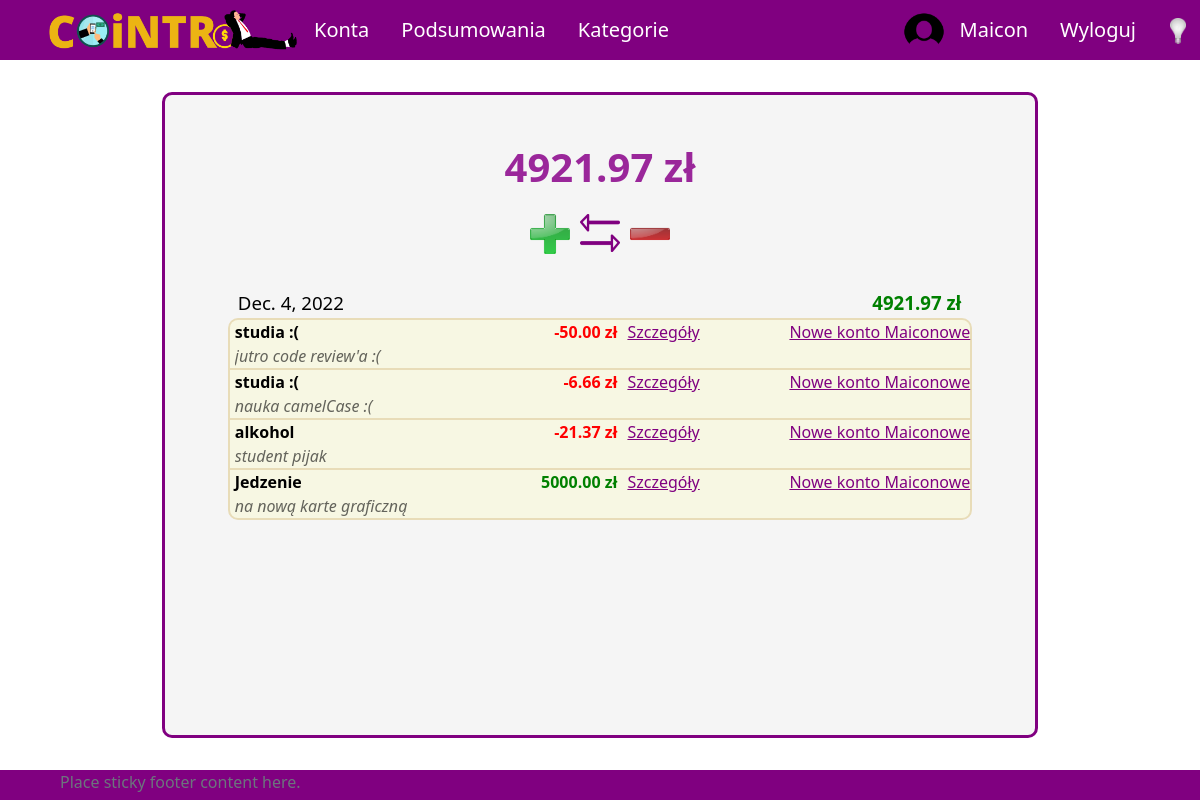
/ (signed in), run on the app's committed database.
### UsersApp/models.py (models this page shows, shortened)
class Profile(models.Model):
    user = models.OneToOneField(User, on_delete=models.CASCADE, null=True, blank=True)
    name = models.CharField(max_length=200, blank=True, null=True)
    email = models.EmailField(max_length=400, null=True, blank=True)
    username = models.CharField(max_length=200, blank=True, null=True)
    currency = models.ForeignKey('Currency', on_delete=models.SET_NULL, null=True)
    image = models.ImageField(null=True, blank=True)
    created = models.DateTimeField(auto_now_add=True)
    id = models.UUIDField(default=uuid.uuid4, unique=True,
                            primary_key=True, editable=False)

class Currency(models.Model):
    name = models.CharField(max_length=100)
    access_name = models.CharField(max_length=20) #access_name nazwa aby zdobyć kurs walut
    sign = models.CharField(max_length=5) #znak waluty
    id = models.UUIDField(default=uuid.uuid4, unique=True,
                            primary_key=True, editable=False)

class Category(models.Model):
    SCOPE_CHOICES = (
        ("INCOME", "income"),
        ("EXPENSE", "expense"),
    )
    name = models.CharField(max_length=255)
    owner = models.ForeignKey(Profile, null=True, blank=True, on_delete=models.CASCADE)
    scope = models.CharField(max_length=10, choices=SCOPE_CHOICES) #income / expense - do oddzielenia rodzaju transakcji
    id = models.UUIDField(default=uuid.uuid4, unique=True, primary_key=True, editable=False)
    def __str__(self):
        return self.name

### aplication/models.py (models this page shows, shortened)
class Transaction(models.Model):
    intervals = {
        'daily': (lambda x: x + timedelta(days=1), 'Codziennie'),
        'weekly': (lambda x: x + timedelta(weeks=1), 'Co tydzień'),
        'biweekly': (lambda x: x + timedelta(weeks=2), 'Co 2 tygodnie'),
        'montly': (lambda x: x + relativedelta(months=+1), 'Co miesiąc')}
    id_account = models.ForeignKey(Account, on_delete=models.CASCADE)
    id_user = models.ForeignKey(Profile, on_delete=models.SET_NULL, null=True) #konto z którego dokonano transakcji zostało usunięte ale transakcja ma pozostać
    id_category = models.ForeignKey(Category, on_delete=models.CASCADE)
    id_subcategory = models.ForeignKey(Subcategory, on_delete=models.SET_NULL, null=True, blank=True)
    currency = models.ForeignKey(Currency, on_delete=models.SET_NULL, null=True)
    repeat = models.CharField(null=True, blank=True, choices=tuple([(k, v[1]) for k, v in intervals.items()]), max_length=50)
    amount = models.DecimalField(max_digits=10, decimal_places=2)
    converted_amount = models.DecimalField(max_digits=10, decimal_places=2)
    transaction_date = models.DateField()
    description = models.CharField(max_length=255, blank=True, null=True)
    id = models.UUIDField(default=uuid.uuid4, unique=True, primary_key=True, editable=False)

class Account(models.Model):
    owner = models.ForeignKey(Profile, null=True, blank=True, on_delete=models.CASCADE)
    name = models.CharField(max_length=30)
    currency = models.ForeignKey(Currency, on_delete=models.SET_NULL, null=True)
    is_shared = models.BooleanField(default=False)
    description = models.CharField(max_length=100, null=True, blank=True)
    id = models.UUIDField(default=uuid.uuid4, unique=True, primary_key=True, editable=False)

### aplication/views/account_views.py (the view)
# urls.py: 2. Add a URL to urlpatterns:  path('', Home.as_view(), name='home')
class Home(TemplateView):
    template_name = 'application/home/home-logout.html'
    def get(self, request):
        if request.user.is_authenticated:
            return showAllTransactions(request)
        else:
            return render(request, self.template_name)

### aplication/services.py (called while the page is built, shortened)
def sumCurrency(all_transactions, currency):
    sum = 0
    today = date.today()
    for tr in all_transactions.filter(~Q(currency=currency)):
        if tr.id_category.scope == 'EXPENSE' and tr.transaction_date < today:
            sum += c.convert(tr.amount, tr.currency.access_name, currency.access_name, date=tr.transaction_date)
        else:
            sum += c.convert(tr.amount, tr.currency.access_name, currency.access_name)
    matchingCurrencySum = all_transactions.filter(Q(currency=currency)).aggregate(Sum('amount'))['amount__sum']
    sum += matchingCurrencySum if matchingCurrencySum is not None else 0
    return round(sum, 2)

def updateTransactions(all_transactions):
    today = date.today()
    repeating = all_transactions.filter(~Q(repeat=None))

### aplication/views/account_views.py (called while the page is built)
@login_required(login_url='login')
def showAllTransactions(request):
    updateTransactions(Transaction.objects.filter(id_user=request.user.profile))
    transactions = Transaction.objects.filter(id_user=request.user.profile).exclude(id_account__in=Account.objects.filter(~Q(owner=request.user.profile)).values_list('id'))
    page_number = request.GET.get('page')
    prepared = prepareTransactions(transactions, request.user.profile.currency, page_number, 50)
    context = {
        'profile': request.user.profile,
        'daily': prepared[0],
        'balance': prepared[1],
        'future': prepared[2],
        'count': prepared[3],
        'page_obj': prepared[4]
    }
    return render(request, 'application/home/home-login.html', context)

### templates/application/home/home-login.html (shortened to what this page needs)
{% extends 'application/base.html' %}
{%load static%}
{% block content %}
    <div class="title">
        <h1>{{ balance }} {{ profile.currency.sign }}</h1>
    </div>
    <div class="content-pc">
        <p class="buttons">
            <a href="{% url 'addAccountless' type='income' %}"><img id="plus-icon" src="{% static 'images/icons/plus.png' %}"/></a>
            <a href="#"><img id="transfer-icon" src="{% static 'images/icons/arrows.png' %}"/></a>
            <a  href="{% url 'addAccountless' type='expense' %}"><img id="minus-icon" src="{% static 'images/icons/minus.png' %}"/></a>
        </p>
        <br>
        <table>
        {% for date, transactions, value in daily %}
            <tr id="date">
                <td class="center" colspan="4">{{ date }}</td>
                <td  id="transaction-amount"{% if value >= 0 %}class='income' {% else %}class='expense' {% endif %}>{{ value }} {{ profile.currency.sign }}</td>
            </tr>
            {% for tr in transactions %}
                <tr class="transaction"
                style="{% if not forloop.last %} border-bottom:none;{% endif %}
                {% if forloop.last %} border-bottom-left-radius:10px;border-bottom-right-radius:10px;
                {% endif %}
                {% if forloop.first %} border-top-left-radius:10px;border-top-right-radius:10px;
                {% endif %}">
                    <td id="transaction-category" class="bold">{{ tr.id_category }}
                    </td>
                    {% if tr.converted_amount >= 0 %}
                        <td id="transaction-amount" class="income" style="font-weight:600;">{{ tr.amount }} {{ tr.currency.sign }}</td>
                    {% else %}
                        <td id="transaction-amount" class="expense" style="font-weight:600;">{{ tr.amount }} {{ tr.currency.sign }}</td>
                    {% endif %}
                    <td class="last-in-one-row"><a class="purple" href="{% url 'showTransaction' tr.id 1 %}">Szczegóły</a></td>
                    <td id="transaction-account" class="last-in-one-row">
                        <a id="tr-acc-link" class="purple" href="{% url 'account' pk=tr.id_account.id %}">{{ tr.id_account.name }}</a>
                    </td>
                    {% if tr.description %}
                    <td id="transaction-description">{{ tr.description }}</td>
                    {% else %}
                    <td id="transaction-description"></td>
                    {% endif %}
                </tr>
            {% endfor %}
        {% endfor %}
        </table>
    </div>
    <br>
{% endblock  %}

### templates/application/base.html (shortened to what this page needs)
{%load static%}
<!DOCTYPE html>
<html lang="pl">
<head>
    <link href="https://cdn.jsdelivr.net/npm/bootstrap@5.2.2/dist/css/bootstrap.min.css" rel="stylesheet">
    <link rel="stylesheet" type="text/css" href="{% static 'css/style.css' %}">
</head>
<body onload="checkColorMode()">
    <nav class="nav" id="navigation">
        {% if user.is_authenticated %}
        <ul class="nav justify-content-start">
            <li class="nav-item" id="logo-li"><a id="logo-link" class="nav-link" href="{% url 'home' %}">
                <img onmouseover="logoHover()" onmouseout="logoOut()" id="app-logo" src="{% static 'images/logo.png' %}">
            </a>
            <li class="nav-item mobile-menu"><a class="nav-link" href="{% url 'all-accounts' %}">Konta</a></li>
            <li class="nav-item mobile-menu"><a class="nav-link" href="{% url 'summary' %}">Podsumowania</a></li>
            <li class="nav-item mobile-menu"><a class="nav-link" href="{% url 'all-categories' %}">Kategorie</a></li>
        </ul>
        <ul class="nav justify-content-end user-image">
            <img src="{% static 'images/circle_user_image.png' %}", style="border-radius: 50%; width: 40px;">
            <li class="nav-item"><a class="nav-link" href="{% url 'profile' %}">{{ user.username }}</a></li>
            <li class="nav-item"><a class="nav-link" href="{% url 'logout' %}">Wyloguj</a></li>
        </ul>
        {% endif %}
        <button onclick="darkMode()" id="dark-mode-button"><img id="light-bulb" src="{% static 'images/bulb_off.png' %}" /></button>
    </nav>
    <div id = "site-content">
        {% block content %}
        {% endblock %}
    </div>
    <footer class="footer">
        <div class="container">
            <span class="text-muted">Place sticky footer content here.</span>
        </div>
    </footer>
</body>
</html>

### aplication/static/css/style.css (style rules this page uses)
body { background-color: white; color: black; }
#navigation { position: fixed; top: 0; width: 100%; z-index: 9; }
a.nav-link { color: white; font-size: 20px; }
ul.nav { align-items: center; }
nav.nav { height: 60px; background-color: purple; justify-content: space-between; padding-left: 4vw; padding-right: 4vw; }
#logo-link { padding: 0; }
#app-logo { width: 250px; }
#plus-icon { width: 40px; }
#minus-icon { width: 40px; }
#transfer-icon { width: 40px; }
#site-content { min-height: calc(100vh - 4vh - (60px + 4vh) - 30px); margin-top: calc(60px + 4vh); margin-bottom: 4vh; margin-left: 4vw; margin-right: 4vw; padding-left: 1vw; padding-right: 1vw; padding-top: 1vh; padding-bottom: 1vh; width:73%; margin:auto; margin-top: calc(60px + 4vh); margin-bottom: 4vh; border: 3px solid purple; border-radius: 10px; background-color: whitesmoke; position: relative; }
#dark-mode-button { position: absolute; top: 16px; left: 97%; float:right; }
#dark-mode-button > img { width: 16px; }
div.title { padding-top: 5vh; display: flex; align-items: center; flex-direction: column; }
div.title h1 { color: #9a279a; font-size: 40px; font-weight: bold; text-align: center; }
div.content-pc { margin-top: 15px; }
#date { text-align: center; font-size:14pt; }
tr.transaction { min-height:32px; border-collapse: collapse; background-color: rgba(250, 250, 210, 0.5); }
tr.transaction > td { padding: 5px; }
#transaction-description { font-style: italic; color: rgba(0, 0, 0, 0.6); }
#transaction-amount { text-align: end; font-weight: bold; }
.income { color: green; }
.expense { color: red; }
#tr-acc-link { color: purple; }
p.buttons { margin: 10px 0px; }
.content-pc > .buttons { display: flex; justify-content: center; gap: 10px; }
.purple { color: #800080; }
.center { text-align: center; }
.bold { font-weight: bold; }
footer { height: 30px; background-color: purple; justify-content: space-between; padding-left: 4vw; padding-right: 4vw; }
button { background-color: rgba(0, 0, 0, 0); border: none; }
table { width: 100%; }
tr { width: 100%; }
#transaction-description { max-height: 30px; overflow: hidden; }
thead, th, td, tr { display: flex; flex-wrap: wrap; flex-direction:row; align-items: flex-start; justify-content:flex-start; padding-left: 5px; }
table { width: 88%; margin:auto; }
tr { justify-content: left; width: 100%; }
tr > td:first-child { flex: 30%; min-width: fit-content; border: none; }
tr > td:nth-child(2) { flex: 30%; min-width: fit-content; max-width: 20%; margin-right: 10px; border: none; text-align: left; justify-content:flex-end; }
tr > td:nth-child(3) { flex: 20%; min-width: fit-content; border: none; text-align: left; }
tr > td:nth-child(4) { flex: 20%; min-width: fit-content; border: none; }
tr > td:nth-child(5) { flex: 100%; min-width: fit-content; border: none; }
tr.transaction { border: 2px solid #e8dcb8; }
tr.transaction > td { border: none; padding: 0; }

### data on the page
Profile: currency.sign "zł", currency.sign "zł"
Transaction: daily "Dec. 4, 2022", id_category "Jedzenie", amount "5000.00", currency.sign "zł", id_account.name "Nowe konto Maiconowe", description "na nową karte graficzną"
Transaction: id_category "studia :(", amount "-50.00", currency.sign "zł", id_account.name "Nowe konto Maiconowe", description "jutro code review'a :("
Transaction: id_category "studia :(", amount "-6.66", currency.sign "zł", id_account.name "Nowe konto Maiconowe", description "nauka camelCase :("
Transaction: id_category "alkohol", amount "-21.37", currency.sign "zł", id_account.name "Nowe konto Maiconowe", description "student pijak"

### other printed values
{{ user.username }} "Maicon"
{{ balance }} "4921.97"
{{ value }} "4921.97"
